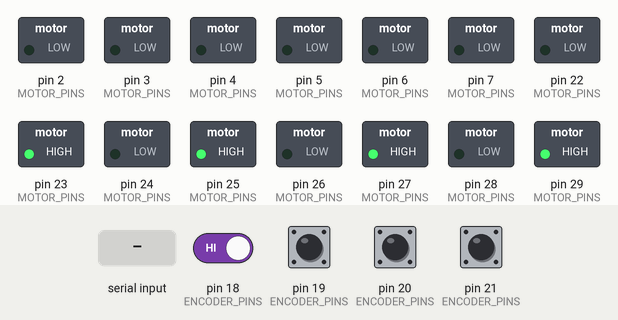
A sketch run on a simulated Arduino Mega 2560, built with avr-gcc and run on an emulated ATmega2560. Shown: switched loads named in the sketch (green lamp = pin HIGH). The test bench sets the inputs (shaded band); at power-on: pin 18 (ENCODER_PINS), pin 19 (ENCODER_PINS), pin 20 (ENCODER_PINS), pin 21 (ENCODER_PINS) HIGH. What the sketch prints to the serial monitor is not drawn.

Above: at 1.2 s.
1.3 s: pin 18 (ENCODER_PINS) driven LOW
At 1.8 s:
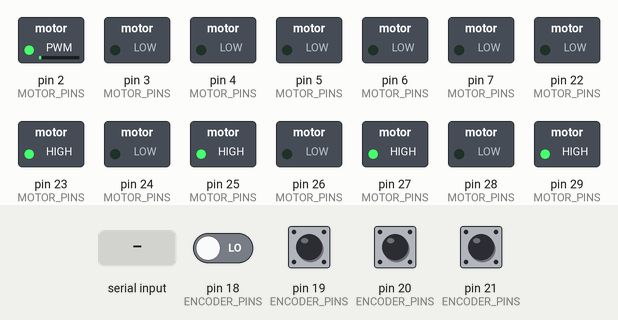
4.3 s: "s 90\n" received over Serial
At 5.5 s:
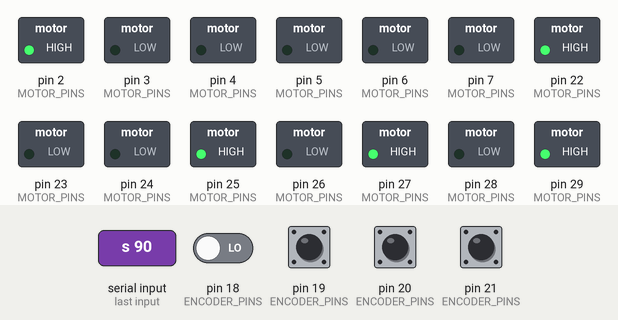
6.0 s: pin 20 (ENCODER_PINS) driven LOW
At 7.0 s:
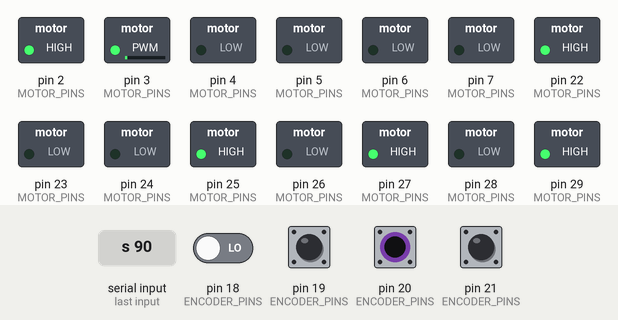
9.0 s: pin 20 (ENCODER_PINS) pulsed HIGH 5 times (0.12 s each, 0.3 s apart)
Timing chart, 0 to 13.6 s (numbered marks = the images above; inputs shaded):
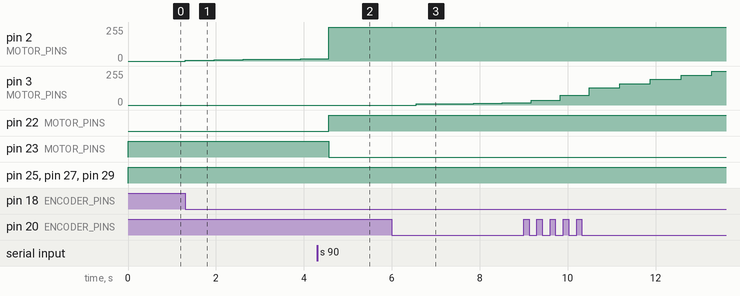

The sketch:

thor_firmware.ino
```cpp
/* File: thor_hardware/firmware/thor_firmware/thor_firmware.ino
========================================================================
This is the firmware that runs on the Arduino Mega. It reads encoders,
runs PID loops for each motor, and communicates with the Raspberry Pi.
*/

// --- Pin Definitions ---
// IMPORTANT: These are example pins. You MUST update them to match your wiring.
// The Arduino Mega has enough interrupt-capable pins for all encoders.
const int MOTOR_PINS[6][3] = {
  // PWM, DIR1, DIR2
  {2, 22, 23}, // Joint 1
  {3, 24, 25}, // Joint 2
  {4, 26, 27}, // Joint 3
  {5, 28, 29}, // Joint 4
  {6, 30, 31}, // Joint 5
  {7, 32, 33}  // Joint 6
};

const int ENCODER_PINS[6][2] = {
  // Channel A, Channel B (must be interrupt pins)
  {18, 19}, // Joint 1
  {20, 21}, // Joint 2
  {2, 3},   // Joint 3 (Using external interrupts 0 and 1)
  {17, 16}, // Joint 4
  {15, 14}, // Joint 5
  {38, 39}  // Joint 6
};

// --- PID Control ---
// You will need to tune these values for your specific robot arm!
double Kp = 5.0, Ki = 0.1, Kd = 0.5;

struct PIDController {
  double setpoint = 0.0;
  double integral = 0.0;
  double prev_error = 0.0;
};

PIDController pids[6];

// --- Encoder State ---
// volatile is crucial because these are modified in interrupt service routines
volatile long encoder_ticks[6] = {0, 0, 0, 0, 0, 0};

// --- Communication ---
const int BAUD_RATE = 57600;
unsigned long last_report_time = 0;
const int REPORT_INTERVAL_MS = 20; // Send position data 50 times/sec

void setup() {
  Serial.begin(BAUD_RATE);

  // Configure Motor Pins
  for (int i = 0; i < 6; i++) {
    pinMode(MOTOR_PINS[i][0], OUTPUT); // PWM
    pinMode(MOTOR_PINS[i][1], OUTPUT); // DIR1
    pinMode(MOTOR_PINS[i][2], OUTPUT); // DIR2
  }

  // Configure Encoder Pins and Interrupts
  for (int i = 0; i < 6; i++) {
    pinMode(ENCODER_PINS[i][0], INPUT_PULLUP);
    pinMode(ENCODER_PINS[i][1], INPUT_PULLUP);
  }

  // Attach interrupts for high-performance encoder reading
  // This is a simplified example. For 6 encoders, you would use a library
  // or more advanced pin change interrupt handling.
  attachInterrupt(digitalPinToInterrupt(ENCODER_PINS[0][0]), readEncoder0, CHANGE);
  attachInterrupt(digitalPinToInterrupt(ENCODER_PINS[1][0]), readEncoder1, CHANGE);
  // ... and so on for the other encoders
}

void loop() {
  // 1. Check for incoming commands from Raspberry Pi
  if (Serial.available() > 0) {
    parseSerialCommand();
  }

  // 2. Update all PID controllers and drive motors
  for (int i = 0; i < 6; i++) {
    updatePID(i);
  }

  // 3. Periodically send current positions back to Raspberry Pi
  if (millis() - last_report_time > REPORT_INTERVAL_MS) {
    reportPositions();
    last_report_time = millis();
  }
}

void parseSerialCommand() {
  String command = Serial.readStringUntil('\n');
  if (command.startsWith("s ")) {
    // This is a setpoint command: "s j1 j2 j3 j4 j5 j6"
    // The values are in radians. We need to convert them to ticks.
    // NOTE: This parsing is simplified. A robust version would handle errors.
    command.remove(0, 2); // Remove "s "

    double rads_to_ticks = (28.0 * 100.0) / (2 * M_PI); // (CPR * GearRatio) / 2PI

    char* str = (char*)command.c_str();
    char* token = strtok(str, " ");
    for (int i = 0; i < 6 && token != NULL; i++) {
      double rad_setpoint = atof(token);
      pids[i].setpoint = rad_setpoint * rads_to_ticks;
      token = strtok(NULL, " ");
    }
  }
}

void updatePID(int joint_index) {
  long current_pos = encoder_ticks[joint_index];
  double error = pids[joint_index].setpoint - current_pos;

  pids[joint_index].integral += error;
  double derivative = error - pids[joint_index].prev_error;

  double output = Kp * error + Ki * pids[joint_index].integral + Kd * derivative;

  pids[joint_index].prev_error = error;

  // Drive the motor based on the PID output
  driveMotor(joint_index, output);
}

void driveMotor(int joint_index, double speed) {
  // Constrain speed to PWM range
  speed = constrain(speed, -255, 255);

  if (speed > 0) {
    digitalWrite(MOTOR_PINS[joint_index][1], HIGH);
    digitalWrite(MOTOR_PINS[joint_index][2], LOW);
  } else {
    digitalWrite(MOTOR_PINS[joint_index][1], LOW);
    digitalWrite(MOTOR_PINS[joint_index][2], HIGH);
  }
  analogWrite(MOTOR_PINS[joint_index][0], abs(speed));
}

void reportPositions() {
  Serial.print("p ");
  for (int i = 0; i < 6; i++) {
    Serial.print(encoder_ticks[i]);
    Serial.print(" ");
  }
  Serial.println();
}

// --- Interrupt Service Routines for Encoders ---
// This is a simplified example for the first two encoders.
// A full implementation would handle all six.
void readEncoder0() {
  int b = digitalRead(ENCODER_PINS[0][1]);
  if (b > 0) {
    encoder_ticks[0]++;
  } else {
    encoder_ticks[0]--;
  }
}

void readEncoder1() {
  int b = digitalRead(ENCODER_PINS[1][1]);
  if (b > 0) {
    encoder_ticks[1]++;
  } else {
    encoder_ticks[1]--;
  }
}
```

Measured:
- after the input at 1.3 s, pin 2 (MOTOR_PINS): moves from 0/255 to 18/255 over 2.6 s, starting at once
- after the input at 4.3 s, pin 22 (MOTOR_PINS): LOW → HIGH after 0.27 s; pin 23 (MOTOR_PINS): HIGH → LOW after 0.27 s
- after the input at 6.0 s, pin 3 (MOTOR_PINS): 0/255 → 8/255 after 0.56 s, → 11/255 0.66 s later, → 13/255 0.65 s later, → 16/255 0.66 s later
